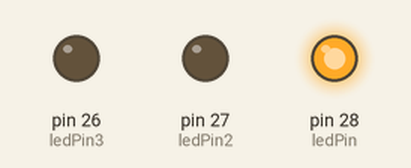
Bench run of a sketch on a simulated Arduino Mega 2560, built with avr-gcc and run on an emulated ATmega2560. Shown: output pins drawn as LEDs (lit = HIGH).

Above: at 0.2 s.
At 0.7 s:
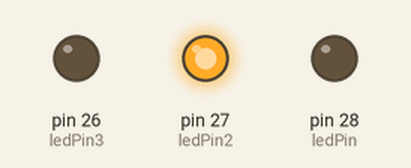
At 2.7 s:
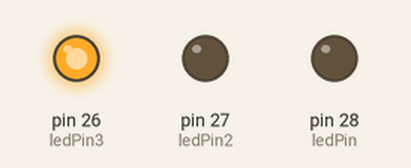
Timing chart, 0 to 3.5 s (numbered marks = the images above):
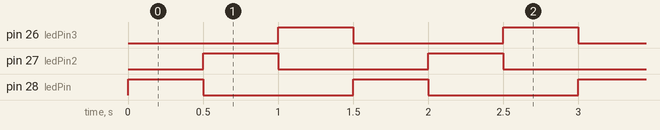

Measured:
- by itself, pin 26 (ledPin3), pin 27 (ledPin2), pin 28 (ledPin): alternates HIGH for 0.50 s and LOW for 1.0 s
- by itself, everything shown: repeats every 1.5 s, in 4 steps

The sketch:

lecture_10_github.ino
```cpp
int ledPin = 28;
int ledPin2 = 27;
int ledPin3 = 26;

void setup() {
  pinMode(ledPin, OUTPUT);
  pinMode(ledPin2, OUTPUT);
  pinMode(ledPin3, OUTPUT);
}

void loop() {
  digitalWrite(ledPin, HIGH);
  delay(500);
  digitalWrite(ledPin, LOW);
  digitalWrite(ledPin2, HIGH);
  delay(500);
  digitalWrite(ledPin2, LOW);
  digitalWrite(ledPin3, HIGH);
  delay(500);
  digitalWrite(ledPin3, LOW);
}
```
